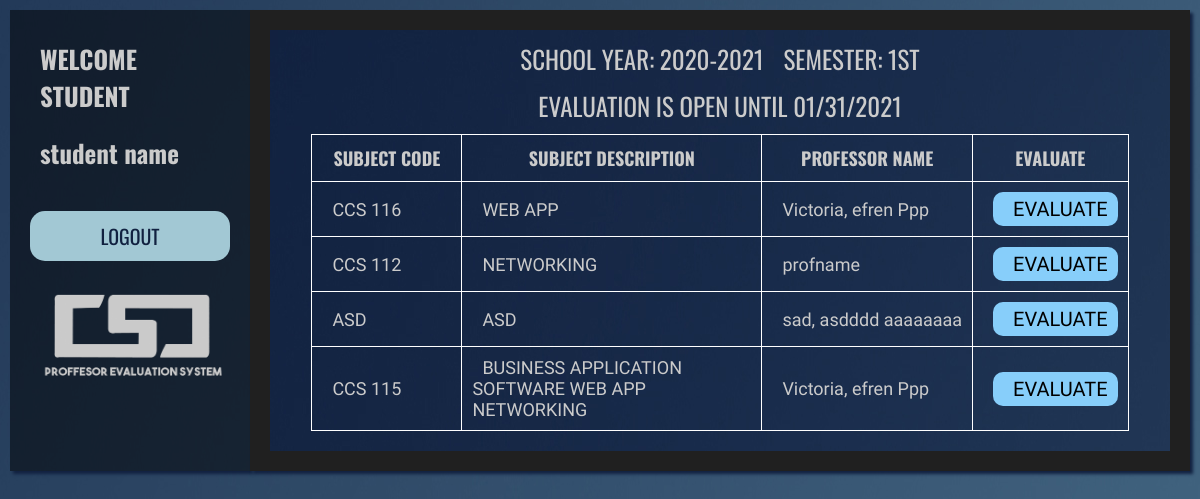
/student-page.php?studentnumber=2222 (signed in), run on the app's committed database.
### tables this page shows
CREATE TABLE `school_year` (
  `sy` varchar(500) NOT NULL,
  `semester` varchar(500) NOT NULL,
  `id` int(11) NOT NULL
);

CREATE TABLE `evaluation_setting` (
  `status` varchar(500) NOT NULL,
  `id` int(11) NOT NULL,
  `date` varchar(500) NOT NULL
);

CREATE TABLE `subject` (
  `subject_code` varchar(500) NOT NULL,
  `description` varchar(500) NOT NULL,
  `course` varchar(500) NOT NULL,
  `id` int(11) NOT NULL,
  `professor` varchar(500) NOT NULL,
  `sy` varchar(500) NOT NULL,
  `sem` varchar(500) NOT NULL
);

### student-page.php (the view, shortened to what this page needs)
<?php
$name = $_GET['name'];
?>
<!DOCTYPE html>
<html>
<head>
    <link rel="stylesheet" href="style/admin.css">
</head>
<body>
    <div class="container">
        <div class="header">
            <div style="margin-bottom: -50px;">
                <h1>WELCOME STUDENT</h1>
                <h1><?php if(isset($_GET['name'])){echo $_GET['name'];} else{echo "student name";}?></h1>
            </div>
            <div>
            <form action="" method="POST">
                <div class="div-button">
                    <button class="submit" type="submit" name="logout">LOGOUT</button>
                </div>
            </form>
            </div>
            <div style="margin-top:20px;">
                <img src="image/csd.png" alt="csd" width="200" height="100">
            </div>
        </div>
        <div class="div-content">
            <div class="content">
                <div class="profile"
                <?php
                    require_once('database-config.php');
                    $student_number = $_GET['studentnumber'];
                    $sql = "select * from student where student_number = '$student_number'";
                    $result = mysqli_query($con,$sql);
                    if(mysqli_num_rows($result) > 0)
                    {
                        $row = mysqli_fetch_assoc($result);
                        if($row['status'] == 'REGULAR')
                        {
                            echo "style='display:flex;'";
                        }
                    }
                    else
                    {
                        echo "style='display:none;'";
                    }
                ?>>
                    <div style='display:flex;justify-content:center;margin-top:10px;margin-bottom:10px;'>
                        <?php
                            $sql ="select * from school_year";
                            $result = mysqli_query($con,$sql);
                            $row = mysqli_fetch_assoc($result);
                            $sy = $row['sy'];
                            $sem = $row['semester'];
                            echo "<p class='prof-school'>SCHOOL YEAR: $sy</p>
                                    <p class='prof-school' style='margin-left:20px;'>SEMESTER: $sem</p>";
                        ?>
                    </div>
                    <div>
                    <?php
                            $sql ="select * from evaluation_setting";
                            $result = mysqli_query($con,$sql);
                            $row = mysqli_fetch_assoc($result);
                            $date = $row['date'];
                            $status = $row['status'];
                            if($status == 'OPEN')
                            {
                                echo "<p class='prof-school'>EVALUATION IS OPEN UNTIL $date</p>";
                            }
                            else
                            {
                                echo "<p class='prof-school'>EVALUATION IS CLOSED</p>";
                            }
                        ?>
                    </div>
                    <div>
                        <?php
                        $sql = "select * from student where student_number = $student_number";
                        $result = mysqli_query($con,$sql);
                        $row = mysqli_fetch_assoc($result);
                        $status = $row['status'];
                        $course = $row['course'];
                        if($status == 'REGULAR')
                        {
                            echo "<table style='margin-bottom:20px;margin-top:10px;'>
                                <tr>
                                    <th style='width:150px;'>
                                    SUBJECT CODE
                                    </th>
                                    <th style='width:300px;'>
                                    SUBJECT DESCRIPTION
                                    </th>
                                    <th>
                                    PROFESSOR NAME
                                    </th>
                                    <th style='width:100px;'>
                                    EVALUATE
                                    </th>
                                    </tr>";
                                    $sql = "Select * from subject where sy = '$sy' and sem = '$sem' and course = '$course'";
                                    $result = mysqli_query($con,$sql);
                                    while($row = mysqli_fetch_assoc($result))
                                    {
                                        $id = $row['id'];
                                        $subject_code = $row['subject_code'];
                                        $description = $row['description'];
                                        $professor = $row['professor'];
                                        echo "<tr>";
                                        echo"<td>$subject_code</td>";
                                        echo"<td>$description</td>";
                                        echo"<td>$professor</td>";
                                        $sql2 = "select * from student where student_number = '$student_number'";
                                        $result2 = mysqli_query($con,$sql2);
                                        $row = mysqli_fetch_assoc($result2);
                                        $course = $row['course'];
                                        $sql1 ="select * from evaluation where student_number = '$student_number' and subject_code = '$subject_code' and professor = '$professor' and course = '$course'";
                                        $result1 = mysqli_query($con,$sql1);
                                        if(mysqli_num_rows($result1) > 0)
                                        {
                                            echo"<td>EVALUATED</td>";
                                        }
                                        else
                                        {
                                            $sql2 = "select * from student where student_number = '$student_number'";
                                            $result2 = mysqli_query($con,$sql2);
                                            $row = mysqli_fetch_assoc($result2);
                                            $course = $row['course'];
                                            echo"<td><a class='view' href='evaluation.php?name=$name&studentnumber=$student_number&id=$id&course=$course&professor=$professor&subject_code=$subject_code'>EVALUATE</a></td>";
                                        }
                                        echo "</tr>";
                                    }
                                    echo"</table>";
                        }
                        ?>
                    </div>
                </div>
            </div>
        </div>
    </div>
</body>
</html>

### style/admin.css (style rules this page uses)
* { margin: 0; padding: 0; box-sizing: border-box; }
body { width: 100%; height: 100%; background-image: url("../image/background_new.jpg"); background-size: auto; background-position: center; background-repeat: no-repeat; background-blend-mode: darken; }
.container { width: 100%; height: 100%; display: flex; flex-direction: row; justify-content: space-between; }
.header { padding: 20px; margin-left: 10px; margin-top: 10px; margin-bottom: 20px; background: rgba(0, 0, 0, 0.5); box-shadow: 3px 3px 3px #112140; flex: 1; display: flex; flex-direction: column; }
.div-content { background: #202020; box-shadow: 3px 3px 3px #112140; flex:5; padding: 20px; margin-right: 10px; margin-top: 10px; margin-bottom: 20px; display: flex; justify-content: center; align-items: center; }
.content { background-image: url("../image/background_new.jpg"); display: flex; width: 100%; height: 100%; flex-direction: column; }
.div-button { display: flex; justify-content: center; flex-direction: column; margin-top: 60px; }
.submit { margin-top: 20px; height: 50px; }
.submit { border: none; outline: none; border-radius: 15px; background-color: #a2c8d4; font-size: 20px; font-family: "Oswald", sans-serif; color: #112140; cursor: pointer; text-align: center; }
table { width: 100%; border-collapse: collapse; }
th { padding: 10px; font-size: 18px; font-family: "Oswald", sans-serif; color: #cbcbcb; border: 1px solid white; }
td { height: 20px; font-size: 18px; font-family: "Heebo", sans-serif; color: #cbcbcb; border: 1px solid white; text-indent: 10px; text-align: left; padding: 10px; }
.view:link, .view:visited { background-color: #87cefa; padding: 5px 10px; text-align: center; text-decoration: none; display: inline-block; color: black; border-radius: 10px; }
.view { font-family: "Heebo", sans-serif; font-size: 20px; }
h1 { padding: 10px; font-size: 25px; font-family: "Oswald", sans-serif; color: #cbcbcb; }
.prof-school { font-size: 25px; font-family: "Oswald", sans-serif; color: #cbcbcb; }
.profile { justify-content: center; align-items: center; width: 100%; height:100%; flex-direction: column; }

### data on the page
school_year: sy "2020-2021", semester "1ST"
evaluation_setting: date "01/31/2021"
subject: subject_code "CCS 116", description "WEB APP", professor "Victoria, efren Ppp"
subject: subject_code "CCS 112", description "NETWORKING", professor "profname"
subject: subject_code "ASD", description "ASD", professor "sad, asdddd aaaaaaaa"
subject: subject_code "CCS 115", description "BUSINESS APPLICATION SOFTWARE WEB APP NETWORKING", professor "Victoria, efren Ppp"
